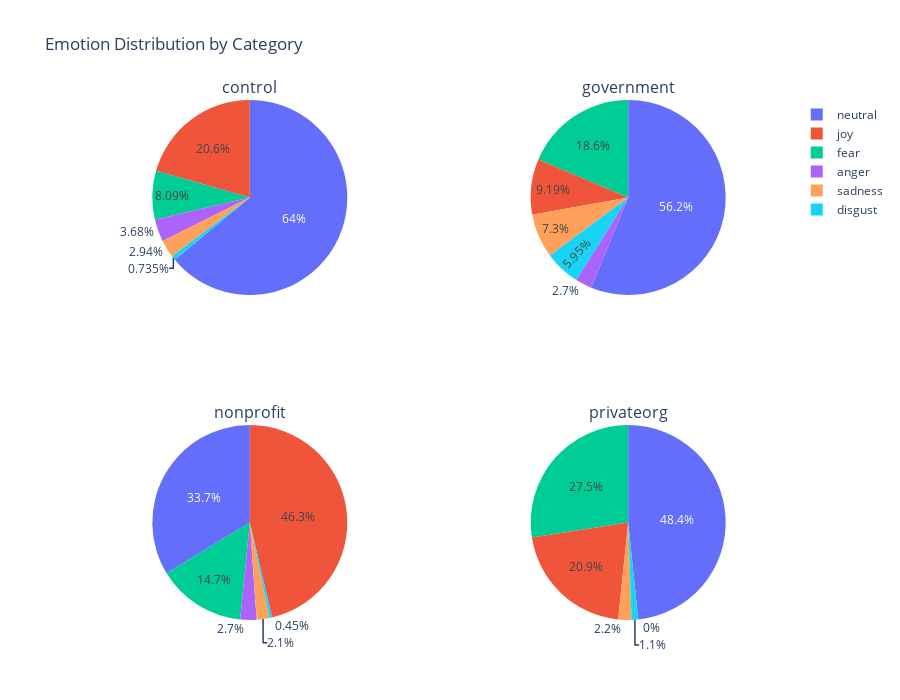

Write notebook code for a chart like this one.
### Code cell
import pandas as pd
import plotly.graph_objects as go
from plotly.subplots import make_subplots

# Load the CSV
df = pd.read_csv('emotionDistributionResults.csv')
emotions = df.columns[1:]

# Create a 2x2 grid of pie charts
fig = make_subplots(
    rows=2, cols=2,
    specs=[[{'type': 'domain'}, {'type': 'domain'}],
           [{'type': 'domain'}, {'type': 'domain'}]],
    subplot_titles=df['Category'].tolist()
)

# Add each pie chart to the subplot
positions = [(1, 1), (1, 2), (2, 1), (2, 2)]

for i, row in enumerate(df.itertuples(index=False)):
    r, c = positions[i]
    fig.add_trace(go.Pie(
        labels=emotions,
        values=row[1:],  # skip Category
        name=row[0]
    ), row=r, col=c)

# Update layout
fig.update_layout(
    title_text="Emotion Distribution by Category",
    height=700,
    showlegend=True  # set to True if you want one legend
)

fig.show()
fig.write_html('emotionPlot.html')

### Figure 1 — Plotly figure (JSON) as saved in the notebook; plotly's stock layout.template omitted (floating-point values rounded to 4 significant figures)
{"data": [{"domain": {"x": [0, 0.45], "y": [0.625, 1]}, "labels": ["anger", "disgust", "fear", "joy", "neutral", "sadness"], "name": "control", "type": "pie", "values": [3.65, 0.7299, 8.029, 20.44, 63.5, 2.92]}, {"domain": {"x": [0.55, 1], "y": [0.625, 1]}, "labels": ["anger", "disgust", "fear", "joy", "neutral", "sadness"], "name": "government", "type": "pie", "values": [2.681, 5.898, 18.5, 9.115, 55.76, 7.239]}, {"domain": {"x": [0, 0.45], "y": [0, 0.375]}, "labels": ["anger", "disgust", "fear", "joy", "neutral", "sadness"], "name": "nonprofit", "type": "pie", "values": [2.651, 0.4418, 14.43, 45.51, 33.14, 2.062]}, {"domain": {"x": [0.55, 1], "y": [0, 0.375]}, "labels": ["anger", "disgust", "fear", "joy", "neutral", "sadness"], "name": "privateorg", "type": "pie", "values": [0, 1.099, 27.47, 20.88, 48.35, 2.198]}], "layout": {"annotations": [{"font": {"size": 16}, "showarrow": false, "text": "control", "x": 0.225, "xanchor": "center", "xref": "paper", "y": 1, "yanchor": "bottom", "yref": "paper"}, {"font": {"size": 16}, "showarrow": false, "text": "government", "x": 0.775, "xanchor": "center", "xref": "paper", "y": 1, "yanchor": "bottom", "yref": "paper"}, {"font": {"size": 16}, "showarrow": false, "text": "nonprofit", "x": 0.225, "xanchor": "center", "xref": "paper", "y": 0.375, "yanchor": "bottom", "yref": "paper"}, {"font": {"size": 16}, "showarrow": false, "text": "privateorg", "x": 0.775, "xanchor": "center", "xref": "paper", "y": 0.375, "yanchor": "bottom", "yref": "paper"}], "height": 700, "showlegend": true, "title": {"text": "Emotion Distribution by Category"}}}
